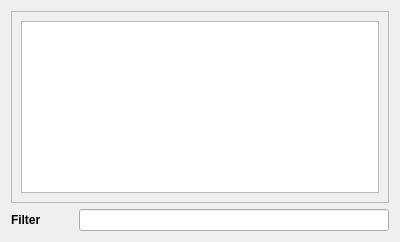
<?xml version="1.0" encoding="UTF-8"?>
<ui version="4.0">
 <class>npcListWidget</class>
 <widget class="QWidget" name="npcListWidget">
  <property name="geometry">
   <rect>
    <x>0</x>
    <y>0</y>
    <width>400</width>
    <height>242</height>
   </rect>
  </property>
  <property name="windowTitle">
   <string>Form</string>
  </property>
  <layout class="QGridLayout" name="gridLayout">
   <item row="0" column="0">
    <layout class="QVBoxLayout" name="verticalLayout_2">
     <item>
      <widget class="QScrollArea" name="scrollArea">
       <property name="widgetResizable">
        <bool>true</bool>
       </property>
       <widget class="QWidget" name="scrollAreaWidgetContents">
        <property name="geometry">
         <rect>
          <x>0</x>
          <y>0</y>
          <width>378</width>
          <height>192</height>
         </rect>
        </property>
        <layout class="QGridLayout" name="gridLayout_2">
         <item row="0" column="0">
          <layout class="QVBoxLayout" name="verticalLayout">
           <item>
            <widget class="QListView" name="listView">
             <property name="editTriggers">
              <set>QAbstractItemView::NoEditTriggers</set>
             </property>
            </widget>
           </item>
          </layout>
         </item>
        </layout>
       </widget>
      </widget>
     </item>
     <item>
      <layout class="QHBoxLayout" name="horizontalLayout" stretch="1,5">
       <item>
        <widget class="QLabel" name="filterLabel">
         <property name="font">
          <font>
           <weight>75</weight>
           <bold>true</bold>
          </font>
         </property>
         <property name="text">
          <string>Filter</string>
         </property>
        </widget>
       </item>
       <item>
        <widget class="QLineEdit" name="filterEdit"/>
       </item>
      </layout>
     </item>
    </layout>
   </item>
  </layout>
 </widget>
 <resources/>
 <connections>
  <connection>
   <sender>listView</sender>
   <signal>doubleClicked(QModelIndex)</signal>
   <receiver>npcListWidget</receiver>
   <slot>selectIndex(QModelIndex)</slot>
   <hints>
    <hint type="sourcelabel">
     <x>199</x>
     <y>120</y>
    </hint>
    <hint type="destinationlabel">
     <x>199</x>
     <y>120</y>
    </hint>
   </hints>
  </connection>
  <connection>
   <sender>filterEdit</sender>
   <signal>textChanged(QString)</signal>
   <receiver>npcListWidget</receiver>
   <slot>changedFilter(QString)</slot>
   <hints>
    <hint type="sourcelabel">
     <x>199</x>
     <y>221</y>
    </hint>
    <hint type="destinationlabel">
     <x>199</x>
     <y>120</y>
    </hint>
   </hints>
  </connection>
 </connections>
 <slots>
  <slot>selectIndex(QModelIndex)</slot>
  <slot>changedFilter(QString)</slot>
 </slots>
</ui>
